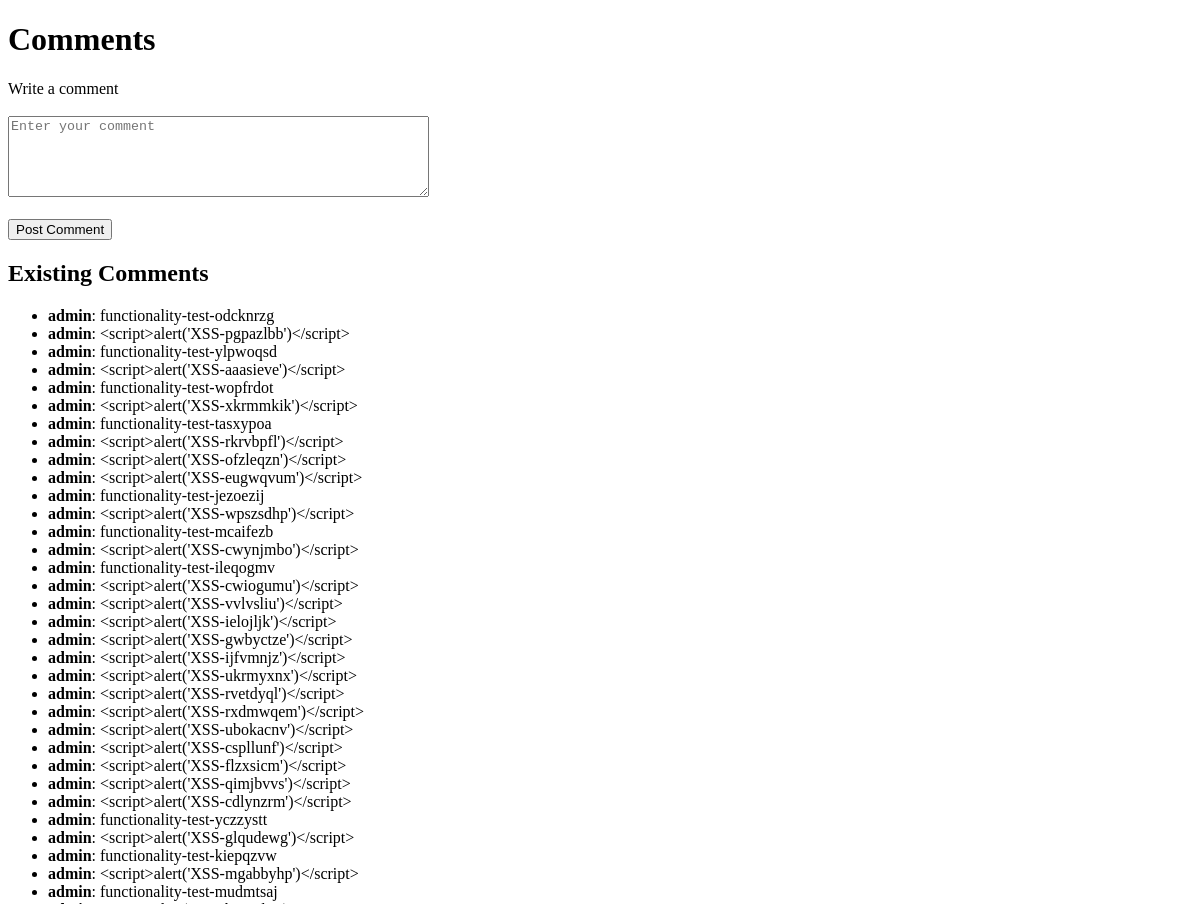
The page /comments (signed in, upper part) on the database as committed earlier.
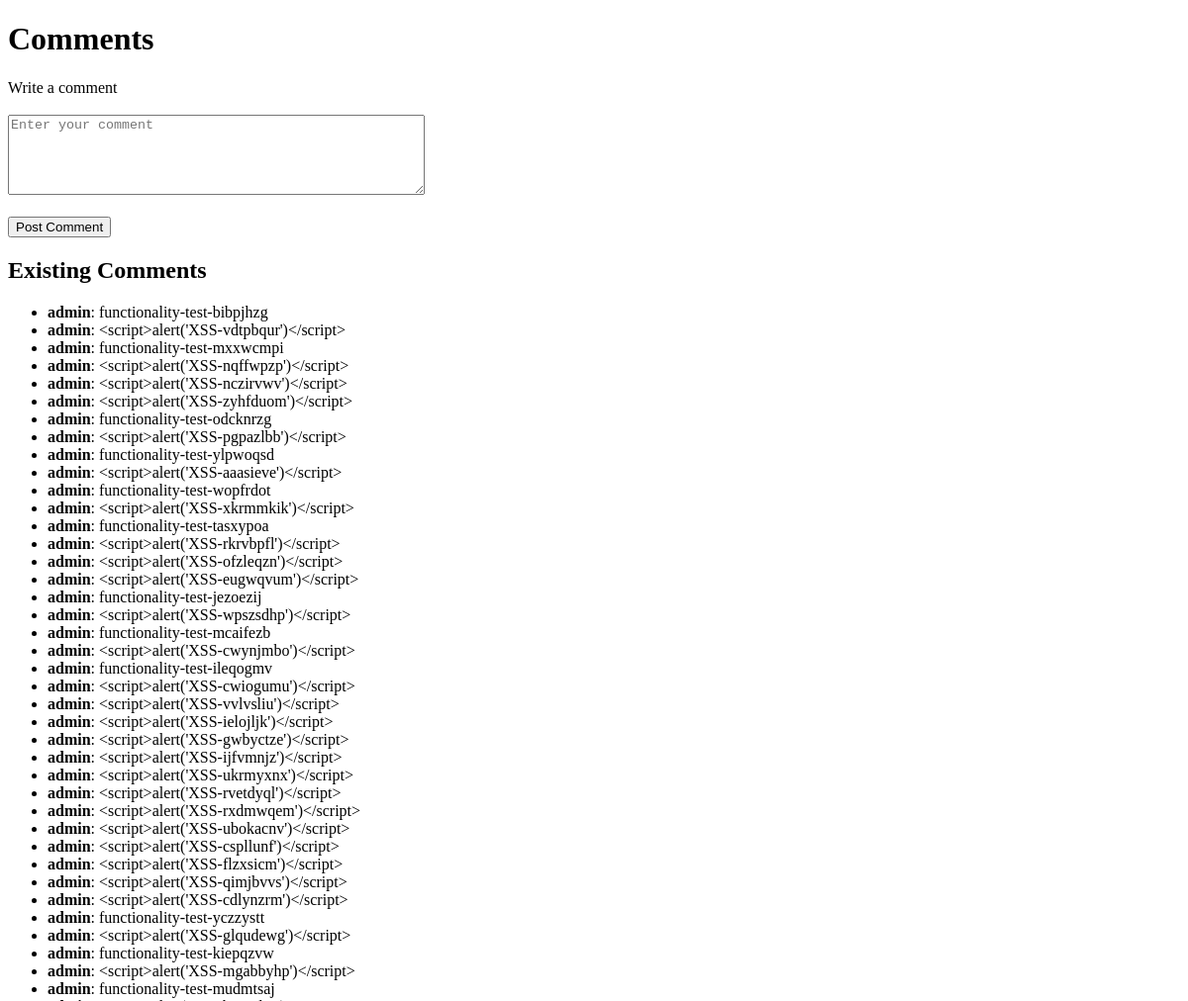
The same page on the database as committed later.
### tables this page shows
CREATE TABLE comments (
            id INTEGER PRIMARY KEY,
            username TEXT,
            comment TEXT
        );

### app.py (the view, shortened to what this page needs)
@app.route("/comments", methods=["GET", "POST"])
def comments():
    if "user_id" not in session:
        return "Please login first"
    conn = get_db()
    comments = conn.execute(
        "SELECT username, comment FROM comments ORDER BY id DESC"
    ).fetchall()
    conn.close()
    return render_template(
    "comments.html",
    comments=comments,
    vuln_xss_enabled=VULN_XSS_ENABLED
)

### app.py (called while the page is built)
@app.after_request
def set_security_headers(response):
    response.headers["X-Content-Type-Options"] = "nosniff"
    response.headers["X-Frame-Options"] = "DENY"
    response.headers["Content-Security-Policy"] = "default-src 'self'"
    return response

def get_db():
    conn = sqlite3.connect(DB_PATH)
    conn.row_factory = sqlite3.Row
    return conn

### templates/comments.html (shortened to what this page needs)
<!DOCTYPE html>
<html lang="en">
<head>
</head>
<body>
    <h1>Comments</h1>
    <form method="POST" action="/comments">
        <label for="comment">Write a comment</label>
        <br><br>
        <textarea
            id="comment"
            name="comment"
            rows="5"
            cols="50"
            placeholder="Enter your comment"
            required
        ></textarea>
        <br><br>
        <button type="submit">Post Comment</button>
    </form>
    <h2>Existing Comments</h2>
{% if comments %}
    <ul>
               {% for comment in comments %}
    <li>
        <strong>{{ comment["username"] }}</strong>:
        {{ comment["comment"] }}
    </li>
{% endfor %}
    </ul>
{% else %}
    <p>No comments yet.</p>
{% endif %}
</body>
</html>

Rows that differ between the two databases and show on the page:
added comments: username "admin", comment "functionality-test-bibpjhzg"
added comments: username "admin", comment "<script>alert('XSS-vdtpbqur')</script>"
added comments: username "admin", comment "functionality-test-mxxwcmpi"
added comments: username "admin", comment "<script>alert('XSS-nqffwpzp')</script>"
added comments: username "admin", comment "<script>alert('XSS-nczirvwv')</script>"
added comments: username "admin", comment "<script>alert('XSS-zyhfduom')</script>"
